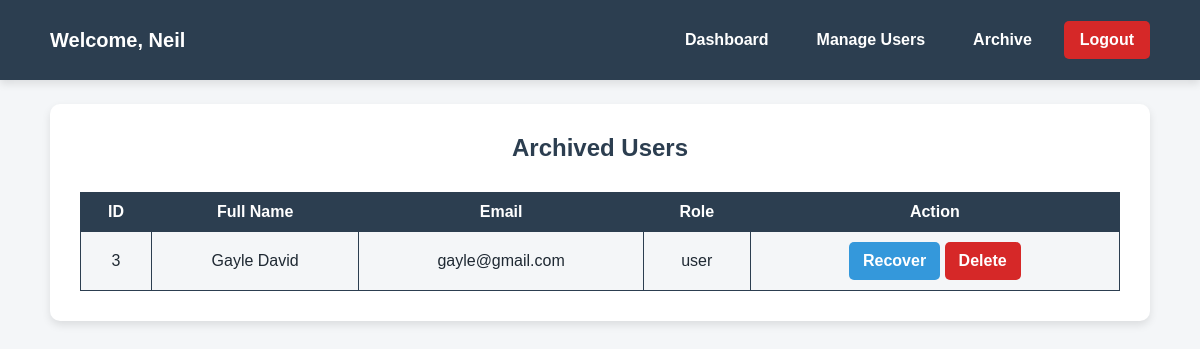
/archive.php (signed in), run on the app's committed database.
### tables this page shows
CREATE TABLE `archived_users` (
  `id` int(11) NOT NULL,
  `fullname` varchar(255) NOT NULL,
  `email` varchar(255) NOT NULL,
  `password` varchar(255) NOT NULL,
  `role` varchar(50) NOT NULL
);

### archive.php (the view, shortened to what this page needs)
<?php
include 'config.php';
$result = $conn->query("SELECT * FROM archived_users");
?>
<!DOCTYPE html>
<html lang="en">
<head>
    <link rel="stylesheet" href="style.css">
</head>
<body>
    <header>
        <div class="email-name">
            <h2>Welcome, <?php echo $_SESSION['fullname']; ?></h2>
        </div>
                <div class="nav">
            <div class="nav-link">
                <a href="admin-dashboard.php">Dashboard</a>
            </div>
            <div class="nav-link">
                <a href="manage-user.php">Manage Users</a>
            </div>
            <div class="nav-link">
                <a href="archive.php">Archive</a>
            </div>
            <div class="nav-link">
                <a href="logout.php" class="logout-btn">Logout</a>
            </div>
        </div>    </header>
    <div class="container">
        <h2>Archived Users</h2>
        <div class="table-container">
            <table>
                <tr>
                    <th>ID</th>
                    <th>Full Name</th>
                    <th>Email</th>
                    <th>Role</th>
                    <th>Action</th>
                </tr>
                <?php while ($row = $result->fetch_assoc()): ?>
                    <tr>
                        <td><?php echo $row['id']; ?></td>
                        <td><?php echo $row['fullname']; ?></td>
                        <td><?php echo $row['email']; ?></td>
                        <td><?php echo $row['role']; ?></td>
                        <td>
                            <a href="?recover=<?php echo $row['id']; ?>" class="edit-btn">Recover</a>
                            <a href="?delete=<?php echo $row['id']; ?>" class="delete-btn" onclick="return confirm('Permanently delete this user?')">Delete</a>
                        </td>
                    </tr>
                <?php endwhile; ?>
            </table>
        </div>
    </div>
</body>
</html>

### style.css (style rules this page uses)
* { box-sizing: border-box; margin: 0; padding: 0; font-family: Arial, sans-serif; }
body { min-height: 100vh; background-color: #f4f6f8; color: #1f2933; }
body:not(.admin-page) { display: flex; flex-direction: column; align-items: center; }
header { width: 100%; min-height: 80px; background-color: #2c3e50; color: #fff; display: flex; align-items: center; justify-content: space-between; gap: 20px; padding: 16px 50px; box-shadow: 0 4px 8px rgba(0, 0, 0, 0.1); }
.email-name h2 { font-size: 20px; }
.nav { display: flex; gap: 16px; align-items: center; }
.nav-link a, .logout-btn { color: #fff; text-decoration: none; font-weight: bold; padding: 10px 16px; border-radius: 5px; display: inline-block; }
.logout-btn { background-color: #d62828; }
.dashboard-container, .container { width: min(1100px, 92vw); background-color: #fff; margin-top: 24px; padding: 30px; border-radius: 10px; box-shadow: 0 4px 8px rgba(0, 0, 0, 0.1); text-align: center; }
.table-container { margin-top: 20px; overflow-x: auto; }
table { width: 100%; border-collapse: collapse; margin-top: 10px; }
th, td { padding: 10px; text-align: center; border: 1px solid #2c3e50; }
th { background-color: #2c3e50; color: #fff; }
tr:nth-child(even) { background-color: #f4f6f8; }
.edit-btn, .delete-btn, .cancel-btn, .add-user-btn, .archive-btn, .add-btn { color: #fff; padding: 10px 14px; border-radius: 5px; border: 0; text-decoration: none; cursor: pointer; display: inline-block; font-weight: bold; }
.edit-btn, .add-btn { background-color: #3498db; }
.delete-btn { background-color: #d62828; }
.login-container h2, .register-container h2, .container h2 { color: #2c3e50; margin-bottom: 16px; }

### data on the page
archived_users: id "3", fullname "Gayle David", email "gayle@gmail.com", role "user"

### other printed values
$_SESSION['fullname'] "Neil"
